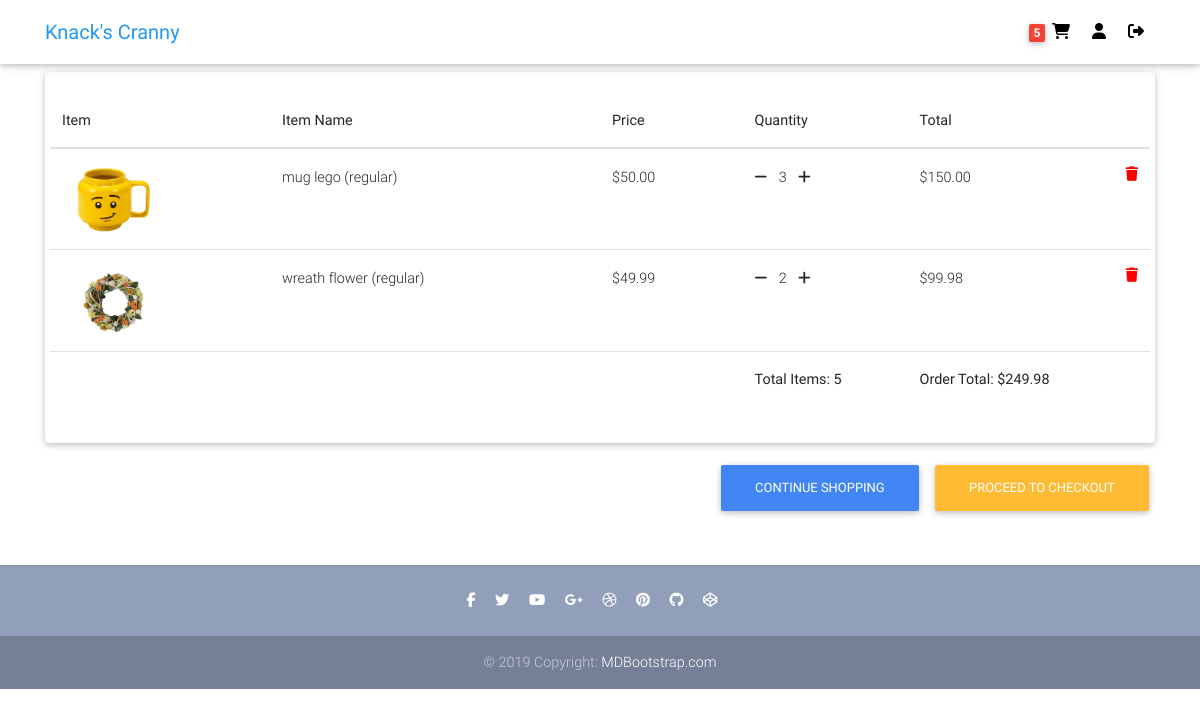
The app's page /cart/ (signed in) with its own data.
### users/models.py (models this page shows, shortened)
class Customer(models.Model):
    user = models.OneToOneField(User, on_delete=models.SET_NULL, blank=True, null=True)
    session_id = models.CharField(max_length=32, blank=True, null=True)
    first_name = models.CharField(max_length=50, blank=True, null=True)
    last_name = models.CharField(max_length=50, blank=True, null=True)
    email = models.EmailField(max_length=100, blank=True, null=True)
    contact1 = models.CharField(max_length=30, blank=True, null=True)
    contact2 = models.CharField(max_length=30, blank=True, null=True)
    date_added = models.DateTimeField(default=timezone.now)
    date_updated = models.DateTimeField(default=timezone.now)
    image = models.ImageField(default=f'default_profile.png', upload_to='profile_pics')

### ecommerce/models.py (models this page shows, shortened)
class Order(models.Model):
    customer = models.ForeignKey(Customer, on_delete=models.SET_NULL, blank=True, null=True)
    reference_code = models.CharField(max_length=20, blank=True, null=True)
    shipping_address = models.ForeignKey(Address, related_name='shipping_address',
        on_delete=models.SET_NULL, blank=True, null=True)
    billing_address = models.ForeignKey(Address, related_name='billing_address',
        on_delete=models.SET_NULL, blank=True, null=True)
    payment = models.ForeignKey(Payment, on_delete=models.SET_NULL, blank=True, null=True)
    coupon = models.ForeignKey(Coupon, on_delete=models.SET_NULL, blank=True, null=True)
    date_added = models.DateTimeField(default=timezone.now)
    is_ordered = models.BooleanField(default=False)
    ordered_date = models.DateTimeField(blank=True, null=True)
    date_updated = models.DateTimeField(default=timezone.now)
    @property
    def get_cart_total(self):
        order_items = self.orderitem_set.all()
        total = sum([item.get_total for item in order_items])
        if self.coupon:
            if self.coupon.fixed_amount:
                total -= self.coupon.fixed_amount
            elif self.coupon.percent_value:
                total = round(total - (total * (self.coupon.percent_value / 100)),2)
        return total
    @property
    def get_cart_items(self):
        order_items = self.orderitem_set.all()
        total = sum([item.quantity for item in order_items])
        return total

class OrderItem(models.Model):
    item = models.ForeignKey(Variation, on_delete=models.SET_NULL, blank=True, null=True)
    order = models.ForeignKey(Order, on_delete=models.SET_NULL, blank=True, null=True)
    ordered_item_price = models.DecimalField(max_digits=6, decimal_places=2, null=True, blank=True)
    quantity = models.IntegerField(default=0, blank=True, null=True)
    date_added = models.DateTimeField(default=timezone.now)
    @property
    def get_total(self):
        total = self.item.price * self.quantity
        return total

### items/models.py (models this page shows, shortened)
class Variation(models.Model):
    item = models.ForeignKey(Item, on_delete=models.CASCADE)
    name = models.CharField(max_length=100, default='regular')
    alias = models.CharField(max_length=150, blank=True, unique=True)
    price = models.DecimalField(max_digits=6, decimal_places=2, null=True, blank=True)
    price_discount = models.DecimalField(max_digits=6, decimal_places=2, null=True, blank=True)
    description = models.TextField(null=True, blank=True)
    inventory = models.PositiveIntegerField(default=0, blank=True)
    item_label = models.CharField(max_length=2, choices=ITEM_LABELS)
    active = models.BooleanField(default=True)
    date_added = models.DateTimeField(default=timezone.now)
    date_updated = models.DateTimeField(default=timezone.now)

class VariationImage(models.Model):
    variation = models.ForeignKey(Variation, on_delete=models.CASCADE)
    name = models.CharField(max_length=100, default='default')
    alias = models.CharField(max_length=150, blank=True, unique=True)
    image = image = models.ImageField(default=f'default_variation.png', upload_to='item_variation_pics')

class Item(models.Model):
    category = models.ForeignKey(Category, on_delete=models.SET_NULL, null=True, blank=True)
    name = models.CharField(max_length=100, unique=True)
    description = models.TextField()
    price = models.DecimalField(max_digits=6, decimal_places=2)
    price_discount = models.DecimalField(max_digits=6, decimal_places=2, null=True, blank=True)
    item_label = models.CharField(max_length=2, choices=ITEM_LABELS, default='NA')
    date_added = models.DateTimeField(default=timezone.now)
    date_updated = models.DateTimeField(default=timezone.now)
    image = models.ImageField(default=f'default.png', upload_to='item_pics')

### ecommerce/views.py (the view)
# urls.py: path('cart/', views.cart, name='cart'),
def cart(request):
    customer = query_customer(request)
    order, created = Order.objects.get_or_create(customer=customer, is_ordered=False)
    items = order.orderitem_set.all()
    context = {
        'items': items,
        'order': order,
    }
    return render(request, 'ecommerce/cart.html', context)

### ecommerce/templatetags/cart_items_count.py (called while the page is built)
@register.filter
def cart_items_count(request):
    customer = query_customer(request)
    order = Order.objects.filter(customer=customer, is_ordered=False)
    if order.exists():
        return order.first().get_cart_items
    return None

### ecommerce/views.py (called while the page is built)
def query_customer(request):
    if request.user.is_authenticated:
        return Customer.objects.filter(user=request.user).first()
    else:
        return get_session(request)

### ecommerce/templates/ecommerce/cart.html (shortened to what this page needs)
{% extends "ecommerce/base.html" %}
{% block content %}
<main class="mt-5 pt-4">
  <div class="container">
    <div class="row">
      <div class="col-md-12 mb-4">
        <div class="card">
          <div class="card-body">
            <div class="row">
              <div class="table-responsive text-nowrap">
                <table class="table">
                  <thead>
                    <tr>
                      <th scope="col">Item</th>
                      <th scope="col">Item Name</th>
                      <th scope="col">Price</th>
                      <th scope="col" class="th-cart">Quantity</th>
                      <th scope="col" class="th-cart">Total</th>
                      <th scope="col"></th>
                    </tr>
                  </thead>
                  <tbody>
                    {% for item in items %}
                    <tr>
                      <th scope="row" class="th-summary-img"><img style="width:100px" src="{{ item.item.variationimage_set.first.image.url }}"></th>
                      <td class="td-cart">{{ item.item.item.name }} ({{ item.item.name }})</td>
                      <td>${{ item.item.price }}</td>
                      <td>
                        {% if item.quantity > 1%}
                        <form name="minusCart-{{item.item.id}}" action="{% url 'ecommerce:minus-from-cart' item.item.id %}" method="POST" class="d-inline">
                          <a onClick="document.forms['minusCart-{{item.item.id}}'].submit();" href="#"><i class="fas fa-minus mr-2"></i></a>
                        </form>
                        {% else %}
                        <a data-toggle="modal" href="#delete-cart-item{{ item.item.id }}"><i class="fas fa-minus mr-2"></i></a>
                        {% endif %}
                        {{ item.quantity }}
                        <form name="addCart-{{item.item.id}}" action="{% url 'ecommerce:add-to-cart' item.item.id 2 %}" method="POST" class="d-inline">
                          <a onClick="document.forms['addCart-{{item.item.id}}'].submit();" href="#"><i class="fas fa-plus ml-2"></i></a>
                        </form>
                      </td>
                      <td>${{ item.get_total }}</td>
                      <td>
                        <a data-toggle="modal" href="#delete-cart-item{{ item.item.id }}" style='color: red;'>
                          <i class="fas fa-trash float-right"></i>
                        </a>
                      </td>
                    </tr>
                    {% empty %}
                    <tr>
                      <td class="text-warning">Cart is empty.</td>
                    </tr>
                    {% endfor %}
                    {% if items %}
                    <tr>
                      <td colspan="3"></td>
                      <td><strong>Total Items: {{ order.get_cart_items }}</strong></td>
                      <td><strong>Order Total: ${{ order.get_cart_total }}</strong></td>
                      <td></td>
                    </tr>
                    {% endif %}
                  </tbody>
                </table>
              </div>
            </div>
          </div>
        </div>
        <div class="float-right mt-3">
          <a class="btn btn-primary" href="{% url 'ecommerce:home' %}">Continue shopping</a>
          {% if items %}
          <a class="btn btn-warning" href="{% url 'ecommerce:checkout' %}">Proceed to checkout</a>
          {% endif %}
        </div>
      </div>
    </div>
  </div>
</main>
{% endblock content %}

### ecommerce/templates/ecommerce/navbar.html (shortened to what this page needs)
{% load cart_items_count %}
<nav class="navbar fixed-top navbar-expand-lg navbar-light white scrolling-navbar">
    <div class="container">
      <a class="navbar-brand waves-effect" href="/">
        <strong class="blue-text">Knack's Cranny</strong>
      </a>
      <div class="collapse navbar-collapse" id="navbarSupportedContent">
        <ul class="navbar-nav nav-flex-icons">
          <li class="nav-item">
            <a href="{% url 'ecommerce:cart' %}" class="nav-link waves-effect" title="Cart">
              {% if request|cart_items_count %}
              <span class="badge red z-depth-1"> {{ request|cart_items_count }} </span>
              {% endif %}
              <i class="fas fa-shopping-cart"></i>
            </a>
          </li>
          {% if request.user.is_authenticated %}
          <li class="nav-item">
            <a href="{% url 'users:profile' %}" class="nav-link waves-effect" title="{{ user.username }}">
              <i class="fas fa-user"></i>
            </a>
          </li>
          <li class="nav-item">
            <a class="nav-link waves-effect" href="{% url 'logout' %}" title="Log Out">
              <i class="fas fa-sign-out-alt"></i>
            </a>
          </li>
          {% endif %}
        </ul>
      </div>
    </div>
  </nav>

### ecommerce/static/ecommerce/css/style.css (style rules this page uses)
.th-cart { width: 15%; }
.td-cart { width: 30%; }
.th-summary-img { width: 20%; }

### records on screen
OrderItem: item.variationimage_set.first.image (picture), item.item.name "mug lego", item.name "regular", item.price "50.00", quantity "3", get_total "150.00"
OrderItem: item.variationimage_set.first.image (picture), item.item.name "wreath flower", item.name "regular", item.price "49.99", quantity "2", get_total "99.98"
Order: get_cart_items "5", get_cart_total "249.98"

### other values on screen
{{ request|cart_items_count }} "5"
